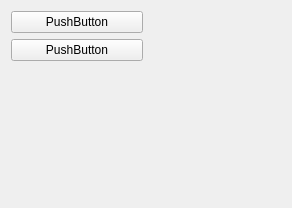
<?xml version="1.0" encoding="UTF-8"?>
<ui version="4.0">
 <class>Form</class>
 <widget class="QWidget" name="Form">
  <property name="geometry">
   <rect>
    <x>0</x>
    <y>0</y>
    <width>292</width>
    <height>208</height>
   </rect>
  </property>
  <property name="windowTitle">
   <string>Form</string>
  </property>
  <layout class="QGridLayout" name="gridLayout">
   <item row="0" column="0">
    <widget class="QPushButton" name="pushButton">
     <property name="text">
      <string>PushButton</string>
     </property>
     <property name="icon">
      <iconset resource="../resources/resources.qrc">
       <normaloff>:/icons/icons/icon1.png</normaloff>:/icons/icons/icon1.png</iconset>
     </property>
    </widget>
   </item>
   <item row="1" column="0">
    <widget class="QPushButton" name="pushButton_2">
     <property name="text">
      <string>PushButton</string>
     </property>
     <property name="icon">
      <iconset resource="../resources/resources.qrc">
       <normaloff>:/icons/icons/icon2.png</normaloff>:/icons/icons/icon2.png</iconset>
     </property>
    </widget>
   </item>
   <item row="2" column="0">
    <widget class="QLabel" name="label">
     <property name="text">
      <string/>
     </property>
     <property name="pixmap">
      <pixmap resource="../resources/resources.qrc">:/images/image1.png</pixmap>
     </property>
    </widget>
   </item>
   <item row="2" column="1">
    <widget class="QLabel" name="label_2">
     <property name="text">
      <string/>
     </property>
     <property name="pixmap">
      <pixmap resource="../resources/resources.qrc">:/images/image2.png</pixmap>
     </property>
    </widget>
   </item>
  </layout>
 </widget>
 <resources>
  <include location="../resources/resources.qrc"/>
 </resources>
 <connections/>
</ui>
